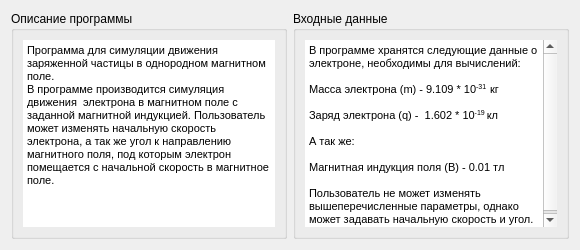
<?xml version="1.0" encoding="UTF-8"?>
<ui version="4.0">
 <class>infoWindow</class>
 <widget class="QDialog" name="infoWindow">
  <property name="geometry">
   <rect>
    <x>0</x>
    <y>0</y>
    <width>580</width>
    <height>250</height>
   </rect>
  </property>
  <property name="sizePolicy">
   <sizepolicy hsizetype="Preferred" vsizetype="Preferred">
    <horstretch>0</horstretch>
    <verstretch>0</verstretch>
   </sizepolicy>
  </property>
  <property name="minimumSize">
   <size>
    <width>580</width>
    <height>250</height>
   </size>
  </property>
  <property name="maximumSize">
   <size>
    <width>580</width>
    <height>250</height>
   </size>
  </property>
  <property name="windowTitle">
   <string>Помощь</string>
  </property>
  <layout class="QHBoxLayout" name="horizontalLayout">
   <item>
    <widget class="QGroupBox" name="groupBox">
     <property name="title">
      <string>Описание программы</string>
     </property>
     <layout class="QVBoxLayout" name="verticalLayout_2">
      <item>
       <widget class="QTextBrowser" name="textBrowser">
        <property name="sizePolicy">
         <sizepolicy hsizetype="Expanding" vsizetype="Preferred">
          <horstretch>0</horstretch>
          <verstretch>0</verstretch>
         </sizepolicy>
        </property>
        <property name="frameShape">
         <enum>QFrame::NoFrame</enum>
        </property>
        <property name="frameShadow">
         <enum>QFrame::Plain</enum>
        </property>
        <property name="html">
         <string>&lt;!DOCTYPE HTML PUBLIC &quot;-//W3C//DTD HTML 4.0//EN&quot; &quot;http://www.w3.org/TR/REC-html40/strict.dtd&quot;&gt;
&lt;html&gt;&lt;head&gt;&lt;meta name=&quot;qrichtext&quot; content=&quot;1&quot; /&gt;&lt;style type=&quot;text/css&quot;&gt;
p, li { white-space: pre-wrap; }
&lt;/style&gt;&lt;/head&gt;&lt;body style=&quot; font-family:'MS Shell Dlg 2'; font-size:8.25pt; font-weight:400; font-style:normal;&quot;&gt;
&lt;p style=&quot; margin-top:0px; margin-bottom:0px; margin-left:0px; margin-right:0px; -qt-block-indent:0; text-indent:0px;&quot;&gt;&lt;span style=&quot; font-size:8pt;&quot;&gt;Программа для симуляции движения заряженной частицы в однородном магнитном поле. &lt;/span&gt;&lt;/p&gt;
&lt;p style=&quot; margin-top:0px; margin-bottom:0px; margin-left:0px; margin-right:0px; -qt-block-indent:0; text-indent:0px;&quot;&gt;&lt;span style=&quot; font-size:8pt;&quot;&gt;В программе производится симуляция движения  электрона в магнитном поле с заданной магнитной индукцией. Пользователь может изменять начальную скорость электрона, а так же угол к направлению магнитного поля, под которым электрон помещается с начальной скорость в магнитное поле.&lt;/span&gt;&lt;/p&gt;&lt;/body&gt;&lt;/html&gt;</string>
        </property>
       </widget>
      </item>
     </layout>
    </widget>
   </item>
   <item>
    <widget class="QGroupBox" name="groupBox_2">
     <property name="title">
      <string>Входные данные</string>
     </property>
     <layout class="QVBoxLayout" name="verticalLayout">
      <item>
       <widget class="QTextBrowser" name="textBrowser_2">
        <property name="sizePolicy">
         <sizepolicy hsizetype="Expanding" vsizetype="Preferred">
          <horstretch>0</horstretch>
          <verstretch>0</verstretch>
         </sizepolicy>
        </property>
        <property name="frameShape">
         <enum>QFrame::NoFrame</enum>
        </property>
        <property name="frameShadow">
         <enum>QFrame::Plain</enum>
        </property>
        <property name="html">
         <string>&lt;!DOCTYPE HTML PUBLIC &quot;-//W3C//DTD HTML 4.0//EN&quot; &quot;http://www.w3.org/TR/REC-html40/strict.dtd&quot;&gt;
&lt;html&gt;&lt;head&gt;&lt;meta name=&quot;qrichtext&quot; content=&quot;1&quot; /&gt;&lt;style type=&quot;text/css&quot;&gt;
p, li { white-space: pre-wrap; }
&lt;/style&gt;&lt;/head&gt;&lt;body style=&quot; font-family:'MS Shell Dlg 2'; font-size:8.25pt; font-weight:400; font-style:normal;&quot;&gt;
&lt;p style=&quot; margin-top:0px; margin-bottom:0px; margin-left:0px; margin-right:0px; -qt-block-indent:0; text-indent:0px;&quot;&gt;В программе хранятся следующие данные о электроне, необходимы для вычислений:&lt;/p&gt;
&lt;p style=&quot;-qt-paragraph-type:empty; margin-top:0px; margin-bottom:0px; margin-left:0px; margin-right:0px; -qt-block-indent:0; text-indent:0px;&quot;&gt;&lt;br /&gt;&lt;/p&gt;
&lt;p style=&quot; margin-top:0px; margin-bottom:0px; margin-left:0px; margin-right:0px; -qt-block-indent:0; text-indent:0px;&quot;&gt;Масса электрона (m) - 9.109 * 10&lt;span style=&quot; vertical-align:super;&quot;&gt;-31  &lt;/span&gt;кг&lt;/p&gt;
&lt;p style=&quot;-qt-paragraph-type:empty; margin-top:0px; margin-bottom:0px; margin-left:0px; margin-right:0px; -qt-block-indent:0; text-indent:0px;&quot;&gt;&lt;br /&gt;&lt;/p&gt;
&lt;p style=&quot; margin-top:0px; margin-bottom:0px; margin-left:0px; margin-right:0px; -qt-block-indent:0; text-indent:0px;&quot;&gt;Заряд электрона (q) -  1.602 * 10&lt;span style=&quot; vertical-align:super;&quot;&gt;-19 &lt;/span&gt;кл&lt;/p&gt;
&lt;p style=&quot;-qt-paragraph-type:empty; margin-top:0px; margin-bottom:0px; margin-left:0px; margin-right:0px; -qt-block-indent:0; text-indent:0px;&quot;&gt;&lt;br /&gt;&lt;/p&gt;
&lt;p style=&quot; margin-top:0px; margin-bottom:0px; margin-left:0px; margin-right:0px; -qt-block-indent:0; text-indent:0px;&quot;&gt;А так же:&lt;/p&gt;
&lt;p style=&quot;-qt-paragraph-type:empty; margin-top:0px; margin-bottom:0px; margin-left:0px; margin-right:0px; -qt-block-indent:0; text-indent:0px;&quot;&gt;&lt;br /&gt;&lt;/p&gt;
&lt;p style=&quot; margin-top:0px; margin-bottom:0px; margin-left:0px; margin-right:0px; -qt-block-indent:0; text-indent:0px;&quot;&gt;Магнитная индукция поля (B) - 0.01 тл&lt;/p&gt;
&lt;p style=&quot;-qt-paragraph-type:empty; margin-top:0px; margin-bottom:0px; margin-left:0px; margin-right:0px; -qt-block-indent:0; text-indent:0px;&quot;&gt;&lt;br /&gt;&lt;/p&gt;
&lt;p style=&quot; margin-top:0px; margin-bottom:0px; margin-left:0px; margin-right:0px; -qt-block-indent:0; text-indent:0px;&quot;&gt;Пользователь не может изменять вышеперечисленные параметры, однако может задавать начальную скорость и угол.&lt;/p&gt;&lt;/body&gt;&lt;/html&gt;</string>
        </property>
       </widget>
      </item>
     </layout>
    </widget>
   </item>
  </layout>
 </widget>
 <resources/>
 <connections/>
</ui>
